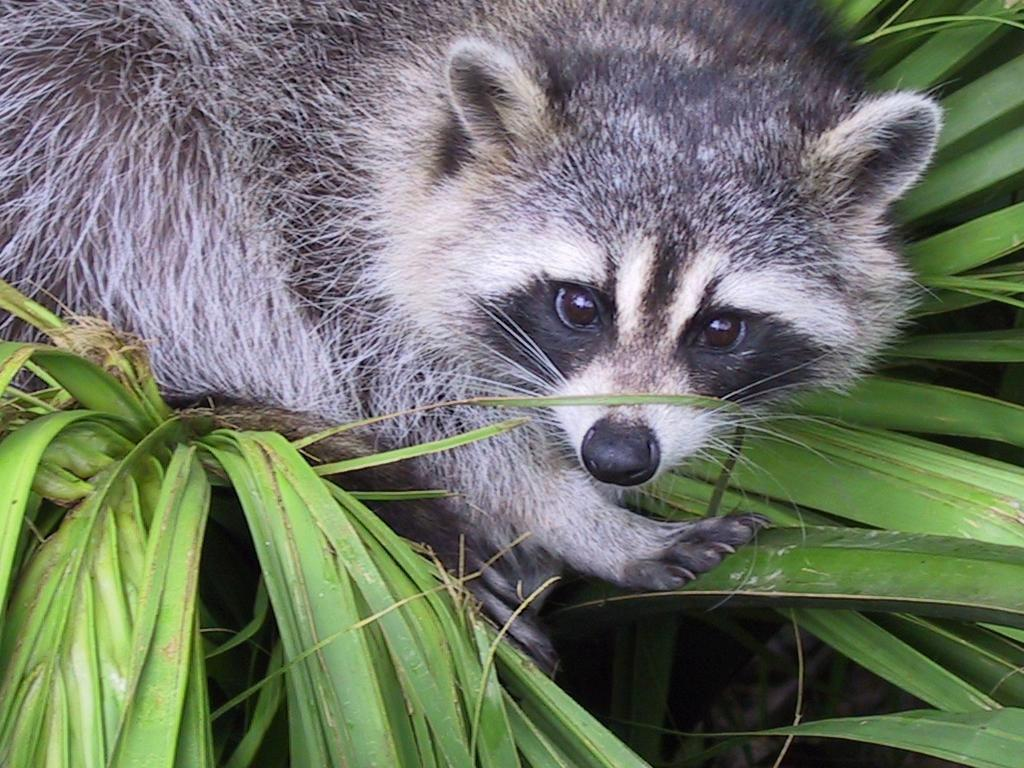
#> input picture ex03/example_image.jpg, 1024 x 768 px
$ python -i load_image.py   (imports and definitions only)
#> lines starting #> are read from the running program, lines starting #| are printed output that depends on the picture
from PIL import Image


def ft_load(path: str) -> bytearray:
#> called with path = 'example_image.jpg'
    try:
        assert Image.open(path), "Error: failed to open file"
        image = Image.open(path)
#> image is the input picture: PIL image 1024x768 RGB; mean R, G, B 110.8, 117.7, 102.2
        barray = []

        width, height = image.size
#> width = 1024; height = 768

        for x in range(width):
            for y in range(height):
                r, g, b = image.getpixel((x, y))
                barray.append([r, g, b])
#> after the loop, barray = 786432 items
        barray.append([r, g, b])

        string = "The shape of image is: "
        items = image.getpixel((0, 0))
#> items = (120, 111, 132)
        i = 0
        for item in items:
            i += 1
#> this loop made 3 passes
#> item on passes 1 to 3: 120, 111, 132
#> after the loop, i = 3
        print(string, (height, width, i))
#| The shape of image is:  (768, 1024, 3)
        print([barray])
#> (printed output is left out)
    except AssertionError as e:
        print(f"AssertionError: {e}")

    output_image_path = "zoom.jpeg"

    """ Specify the zoom factor (adjust as needed)
    Zoom factor > 1 zooms in, < 1 zooms out """
    factor = 1.5

    nwidth, nheight = 400, 400

    if width < height:
        right, bottom = width / factor, width / factor
    else:
        right, bottom = height / factor, height / factor
#> right = 512; bottom = 512

    """ Crop the image to the desired box """
    cropped_image = image.crop((0, 0, right, bottom))
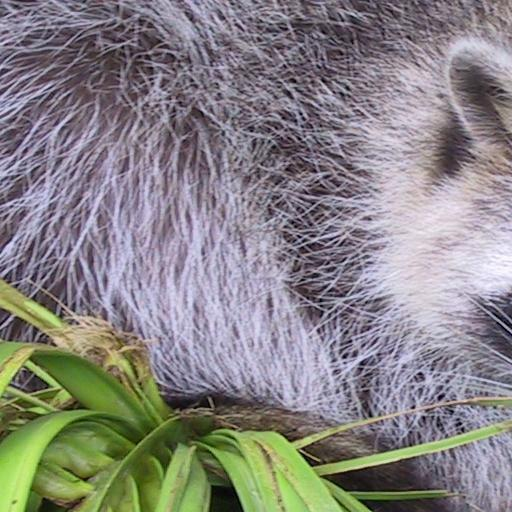
#> cropped_image: PIL image 512x512 RGB; mean R, G, B 135.2, 132.2, 132.1

    """ Resize the cropped image back to the desired dimensions """
    zoomed_image = cropped_image.resize((nwidth, nheight), Image.LANCZOS)

    """ Save the zoomed image """
    zoomed_image.save(output_image_path)

    npath = output_image_path

    try:
        assert Image.open(npath), "Error: failed to open file"
        nimage = Image.open(npath)
        nbarray = []

        for x in range(nwidth):
            for y in range(nheight):
                r, g, b = nimage.getpixel((x, y))
                nbarray.extend([[r], [g], [b]])
#> after the loop, nbarray = 480000 items
        nbarray.extend([[r], [g], [b]])

    except AssertionError as e:
        print(f"AssertionError: {e}")
    string = "New shape after slicing: "

    assert len(nbarray), "Bytearray is not in correct format"

    print(string, (nheight, nwidth, 1), " or ", (nheight, nwidth))

    return [nbarray]

>>> result = ft_load('example_image.jpg')
#> result = 1 item

$ run again, on ex03/landscape.jpg
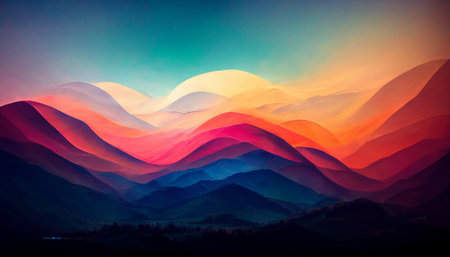
#> input picture ex03/landscape.jpg, 450 x 257 px
#> in ft_load, image is the input picture: PIL image 450x257 RGB; mean R, G, B 98.7, 79.1, 89.1
#> after the loop in ft_load, `for x in range(width):`: barray = 115650 items
#> items = (19, 42, 83)
#> the loop in ft_load, `for item in items:` made 3 passes
#> item on passes 1 to 3: 19, 42, 83
#> after the loop in ft_load, `for item in items:`: i = 3
#| The shape of image is:  (257, 450, 3)
#> (printed output is left out)
#> in ft_load, `cropped_image = image.crop((0, 0, right, bottom))`:
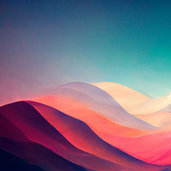
#> cropped_image: PIL image 171x171 RGB; mean R, G, B 120.8, 106.6, 126.4
#> after the loop in ft_load, `for x in range(nwidth):`: nbarray = 480000 items
#> result = 1 item

$ run again, on ex03/zoom.jpeg
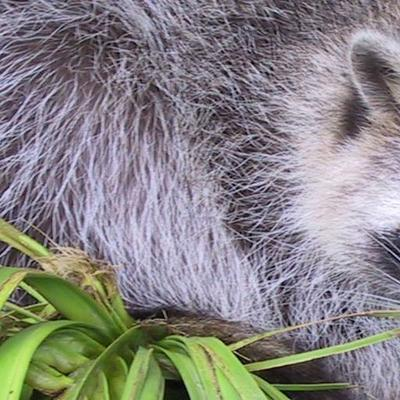
#> input picture ex03/zoom.jpeg, 400 x 400 px
#> in ft_load, image is the input picture: PIL image 400x400 RGB; mean R, G, B 135.1, 132.3, 132
#> after the loop in ft_load, `for x in range(width):`: barray = 160000 items
#> items = (113, 108, 128)
#> the loop in ft_load, `for item in items:` made 3 passes
#> item on passes 1 to 3: 113, 108, 128
#> after the loop in ft_load, `for item in items:`: i = 3
#| The shape of image is:  (400, 400, 3)
#> (printed output is left out)
#> in ft_load, `cropped_image = image.crop((0, 0, right, bottom))`:
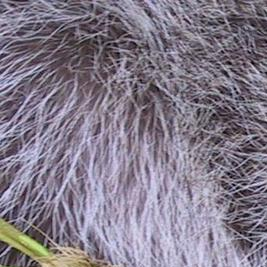
#> cropped_image: PIL image 267x267 RGB; mean R, G, B 131.2, 123, 137.9
#> in ft_load, `zoomed_image = cropped_image.resize((nwidth, nheight), Image.LANCZOS)`:
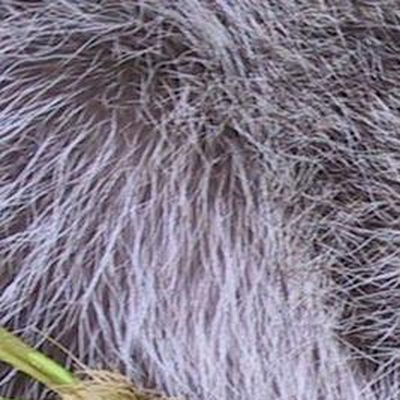
#> zoomed_image: PIL image 400x400 RGB; mean R, G, B 131.2, 123, 137.9
#> after the loop in ft_load, `for x in range(nwidth):`: nbarray = 480000 items
#> result = 1 item
